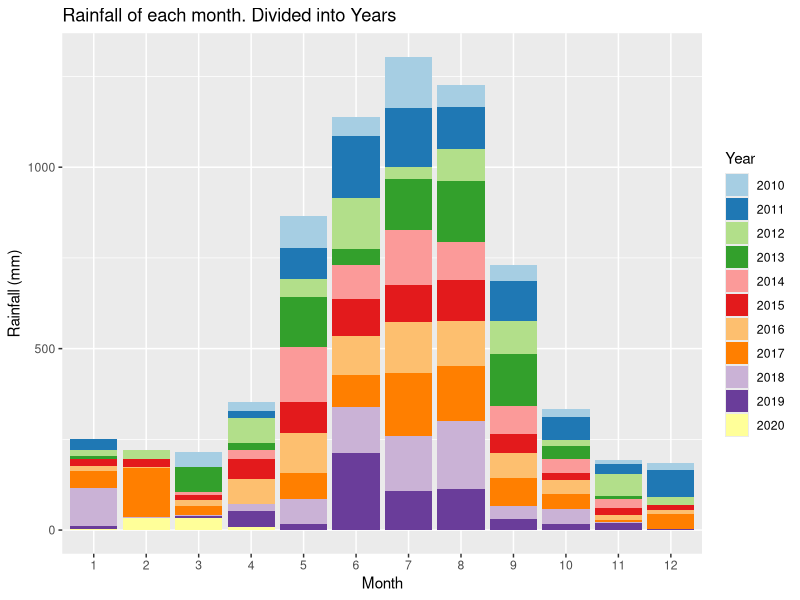
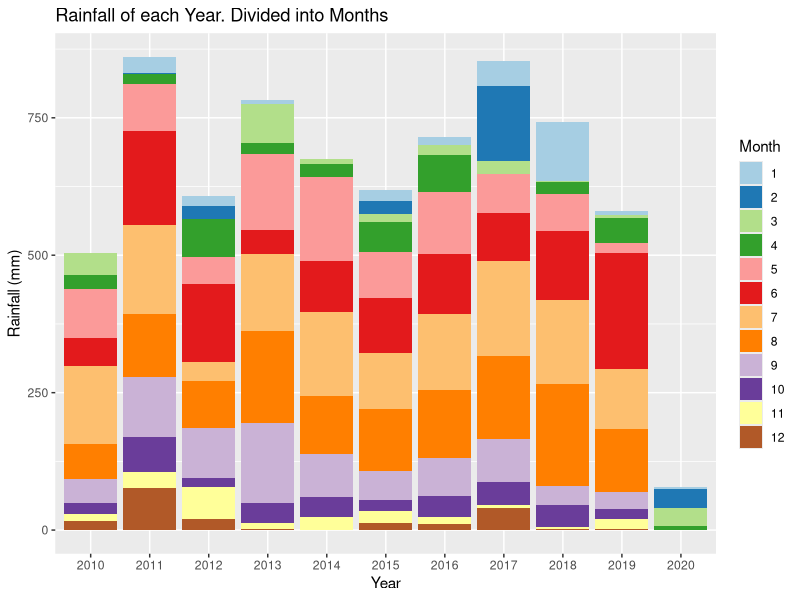
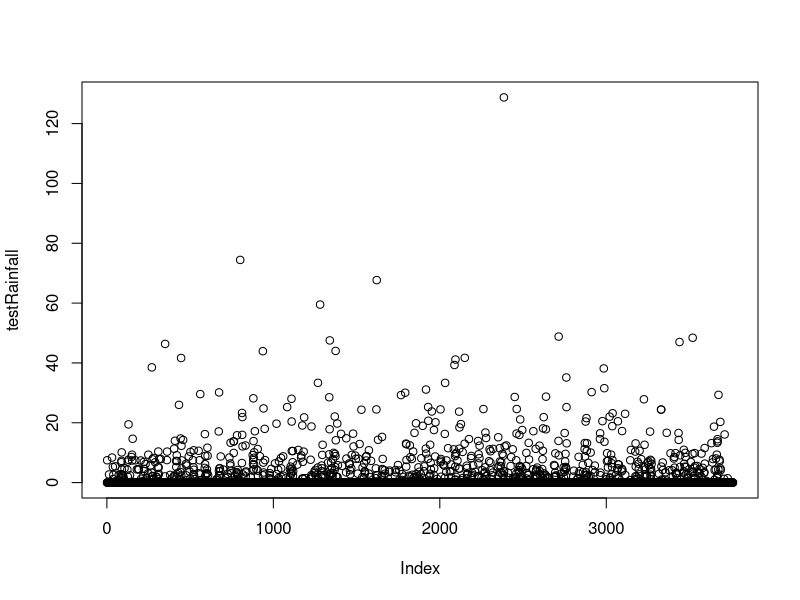
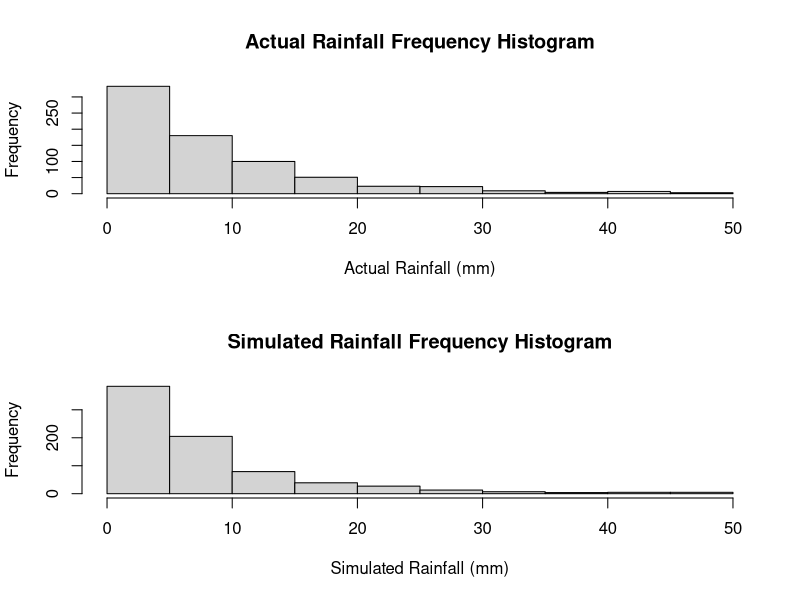
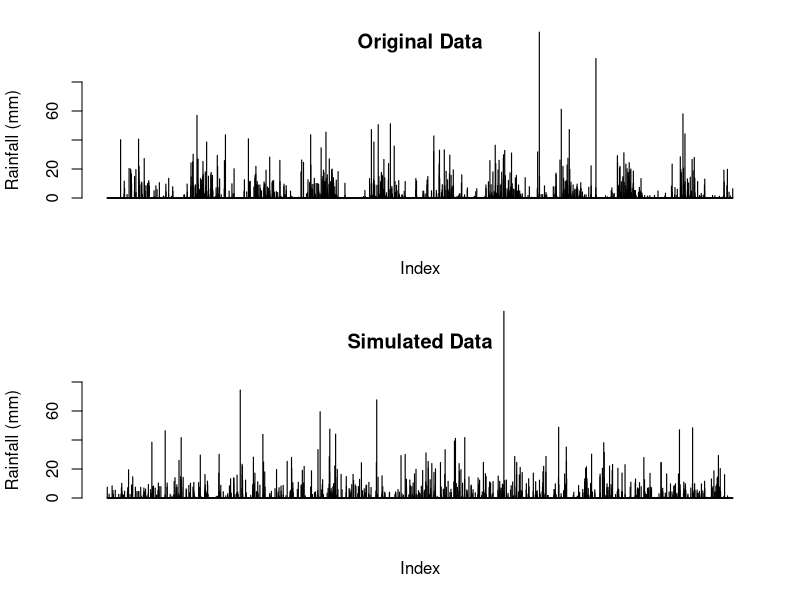
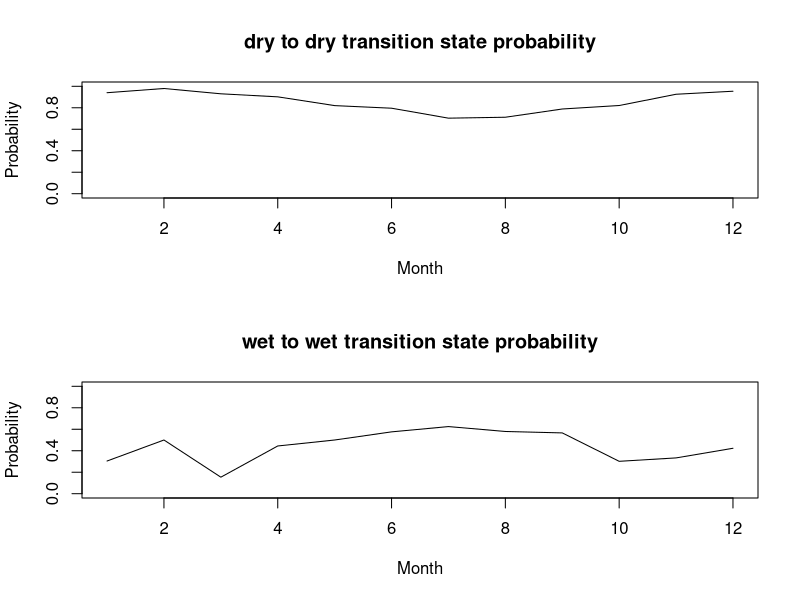
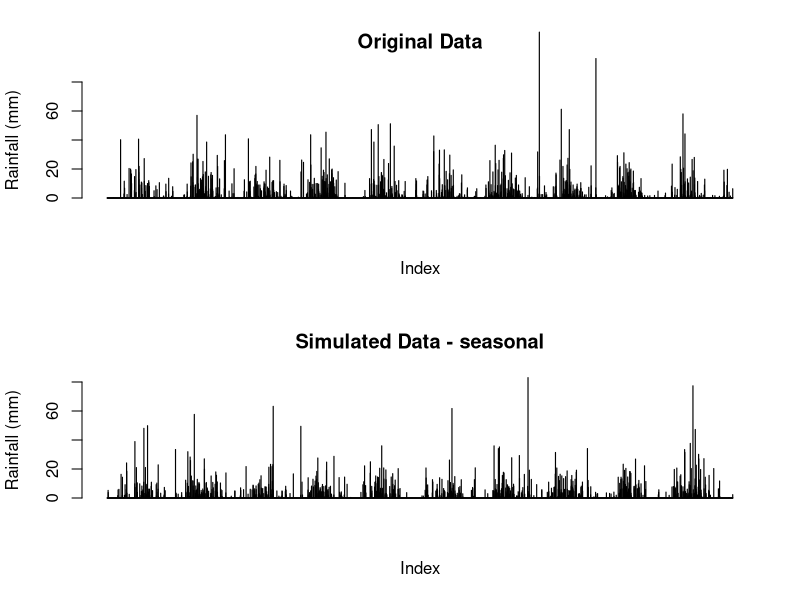
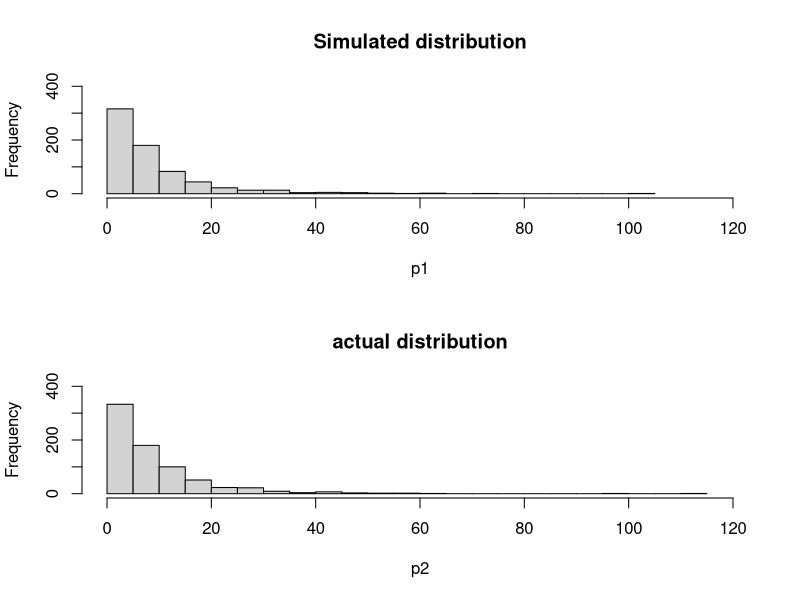

R code for these plots, in order:
## ---- chunk 1
knitr::opts_chunk$set(echo = TRUE)
## ---- chunk 2
data <-  read.csv("IDCJAC0009_009225_1800_Data.csv")
weather_data <- data
weather_data <- weather_data[which(is.na(weather_data$Rainfall.amount..millimetres.) == FALSE),]
## ---- chunk 3
#Useful stats:
range(weather_data$Year)
unique(weather_data$Bureau.of.Meteorology.station.number)
unique(weather_data$Product.code)
## ---- chunk 4
table(weather_data$Year, weather_data$Quality)
## ---- chunk 5
weather_data$date <- do.call(paste, c(weather_data[c("Day", "Month", "Year")], sep = "-"))
## ---- chunk 6
state <- function(x){
  stateList <- c()
  for(ii in 1:length(x)){
    if(x[ii] < 1){
      stateList <- c(stateList, "dry")
    }
    if(x[ii] >= 1){
      stateList <- c(stateList, "wet")
    }
  }
  return(stateList)
}
weather_data$state <- state(weather_data$Rainfall.amount..millimetres.)
## ---- chunk 7
transitionState <- function(x){
  transitionStateList <- c('') #can't find transition state of first observation
  for(i in 2:length(x)){
    if(x[i] == "dry"){
      if (x[i-1] == "dry"){
        transitionStateList <- c(transitionStateList, "DryToDry")
      }
      else {
        transitionStateList <- c(transitionStateList, "WetToDry")
      }
    }
    if(x[i] == "wet"){
      if (x[i-1] == "dry"){
        transitionStateList <- c(transitionStateList, "DryToWet")
      }
      else {
        transitionStateList <- c(transitionStateList, "WetToWet")
      }
    }
  }
  return(transitionStateList)
}
weather_data$transitionState <- transitionState(weather_data$state)
## ---- chunk 8
train_data <- subset(weather_data, Year >= 2010)
library(ggplot2)
library(RColorBrewer)

# Plotting the rainfall data (grouped by years and months)
ggplot(train_data, aes(x = factor(Month), y = Rainfall.amount..millimetres., fill = factor(Year))) + 
  geom_bar(stat = "identity") + 
  scale_fill_brewer(palette = "Paired") + 
  xlab("Month")+
  ylab("Rainfall (mm)")+
  labs(fill = "Year")+
  ggtitle("Rainfall of each month. Divided into Years")

ggplot(train_data, aes(x = factor(Year), y = Rainfall.amount..millimetres., fill = factor(Month))) + 
  geom_bar(stat = "identity") + 
  scale_fill_brewer(palette = "Paired") + 
  xlab("Year")+
  ylab("Rainfall (mm)")+
  labs(fill = "Month")+
  ggtitle("Rainfall of each Year. Divided into Months")
## ---- chunk 9
table(train_data$Month, train_data$Year)
## ---- chunk 10
#Calculating transition state probabilities, in general (no respect to month or season)
weatherTable <- table(train_data$transitionState)

probWetToWet = weatherTable['WetToWet'] / (weatherTable['WetToWet'] + weatherTable['WetToDry'])
probWetToWet

probDryToDry = weatherTable['DryToDry'] / (weatherTable['DryToDry'] + weatherTable['DryToWet'])
probDryToDry
## ---- chunk 11
#Basic generator (No seasonal variation)

currentState = "dry" #can make this into a random choice later
                                              #choosing next state depending on probs calculated above
generateRainfallBasic <- function(genLength){
  rainAmountList <- c()
  for (i3 in 1:genLength){
    if (currentState == "dry"){
      if (runif(1) < probDryToDry){
        currentState = "dry"
      }
      else{
        currentState = "wet"
      }
    }
    else if (currentState == "wet"){
      if (runif(1) < probWetToWet){
        currentState = "wet"
      }
      else{
        currentState = "dry"
      }
    }
                                      #generating amount of rainfall if state is wet, else 0
    if (currentState == "wet"){
      rainAmount <- 5*exp(rnorm(1))
      rainAmountList <- c(rainAmountList, rainAmount)
    }
    else{
      rainAmountList <- c(rainAmountList, 0)
    }
  }
  return(rainAmountList)
}
## ---- chunk 12
#Basic generator tests
testRainfall = generateRainfallBasic(3761)
plot(testRainfall)

par(mfrow=c(2,1))
hist(train_data$Rainfall.amount..millimetres.[train_data$Rainfall.amount..millimetres.>1 & train_data$Rainfall.amount..millimetres.<50], xlab = "Actual Rainfall (mm)", main = "Actual Rainfall Frequency Histogram")
hist(testRainfall[testRainfall > 1 & testRainfall <50], xlab = "Simulated Rainfall (mm)", main = "Simulated Rainfall Frequency Histogram")

par(mfrow=c(2,1))
barplot(train_data$Rainfall.amount..millimetres., ylim = c(0,80), main = "Original Data", ylab = "Rainfall (mm)", xlab = "Index")
barplot(testRainfall, ylim = c(0,80), main = "Simulated Data", ylab = "Rainfall (mm)", xlab = "Index")
## ---- chunk 13
#Calculates the transition probabilities for each month
transitonStatesMonthsFrame <- data.frame(list(rep(0, 12), list(rep(0, 12), list(rep(0, 12), list(rep(0, 12)))))) #Initialises 12x4 frame filled with zeroes
names(transitonStatesMonthsFrame) <- c('DryToDry', 'DryToWet', 'WetToDry', 'WetToWet')

#Makes the dataframe with the count of each transition state with each month
for (i4 in 1:dim(train_data)[1]){
  tempTransitionState <- train_data[i4, 'transitionState']
  tempMonth <- train_data[i4, 'Month']
  transitonStatesMonthsFrame[tempMonth, tempTransitionState] <- transitonStatesMonthsFrame[tempMonth, tempTransitionState]+1
}
## ---- chunk 14
#Calculates the probabilities for each month in the data frame
probTransitonStatesMonthsFrame <- transitonStatesMonthsFrame
for (i in 1:dim(transitonStatesMonthsFrame)[1]){
  
  probTransitonStatesMonthsFrame[i, 'DryToDry'] <- transitonStatesMonthsFrame[i, 'DryToDry'] / (transitonStatesMonthsFrame[i, 'DryToDry'] + transitonStatesMonthsFrame[i, 'DryToWet'])
  
  probTransitonStatesMonthsFrame[i, 'DryToWet'] <- transitonStatesMonthsFrame[i, 'DryToWet'] / (transitonStatesMonthsFrame[i, 'DryToDry'] + transitonStatesMonthsFrame[i, 'DryToWet'])
    
  probTransitonStatesMonthsFrame[i, 'WetToDry'] <- transitonStatesMonthsFrame[i, 'WetToDry'] / (transitonStatesMonthsFrame[i, 'WetToDry'] + transitonStatesMonthsFrame[i, 'WetToWet'])
    
  probTransitonStatesMonthsFrame[i, 'WetToWet'] <- transitonStatesMonthsFrame[i, 'WetToWet'] / (transitonStatesMonthsFrame[i, 'WetToDry'] + transitonStatesMonthsFrame[i, 'WetToWet'])
}
## ---- chunk 15
#testing average rainfall when its rains in each month, and for wettowet vs drytowet transitions.
test_w2w <- train_data$Rainfall.amount..millimetres.[train_data$transitionState == "WetToWet"]
test_d2w <- train_data$Rainfall.amount..millimetres.[train_data$transitionState == "DryToWet"]
mean(test_w2w)
mean(test_d2w)
wilcox.test(test_d2w, test_w2w)
#since resulting wilcox test p-value is 0.85, we conclude that theres no difference in rainfall depending on the transition state, and do not need to include it in our model.


test_rainfallPerMonth <- c()
for (i in 1:12){
  temp<- train_data$Rainfall.amount..millimetres.[train_data$state == "wet" & train_data$Month == i]
  test_rainfallPerMonth <- c(test_rainfallPerMonth, list(temp))
  rm(temp)
}

test_rainfallPerMonth <- train_data[train_data$state == "wet",c(4,6)]
kruskal.test(Rainfall.amount..millimetres. ~ Month, data = test_rainfallPerMonth)
#p-val = 0.00016, therefore difference between average rainfall for each 

## ---- chunk 16
#How the transition state probabilities vary for each month
plot(probTransitonStatesMonthsFrame$DryToDry, ylim = c(0,1), xlab = "Month", main = "dry to dry transition state probability", type = 'l', ylab = "Probability")
plot(probTransitonStatesMonthsFrame$WetToWet, ylim = c(0,1), xlab = "Month", main = "wet to wet transition state probability", type = 'l', ylab = "Probability")
## ---- chunk 17
#weather generator accounting  for seasonal variation of transition states or something i hope
#yes this is just a spicy version of basic generator it's mostly the same in fact if i forget to even do this it is the same

generateRainfallSeasonal <- function(input){
  currentState = "dry" #can make this into a random choice later
  rainAmountList <- c()
  for (i5 in 1:dim(input)[1]){
    if (currentState == "dry"){
      if (runif(1) < probTransitonStatesMonthsFrame[input[i5, 'Month'], 'DryToDry']){ #now inputs depending on the month of input
        currentState = "dry"
      }
      else{
        currentState = "wet"
      }
    }
    else if (currentState == "wet"){
      if (runif(1) < probTransitonStatesMonthsFrame[input[i5, 'Month'], 'WetToWet']){
        currentState = "wet"
      }
      else{
        currentState = "dry"
      }
    }
                                      #generating amount of rainfall if state is wet, else 0
    if (currentState == "wet"){
      rainAmount <- 5*exp(rnorm(1)) #now log-normal dist, 5 used because is close to mean of weather_data's / the mean of what exp(rnorm(1)) is by default
      rainAmountList <- c(rainAmountList, rainAmount)
    }
    else{
      rainAmountList <- c(rainAmountList, 0)
    }
  }
  return(rainAmountList)
}
## ---- chunk 18
#testing code for seasonal generator
inputSeasonalRainfall <- dplyr::select(train_data, 'Year', 'Month', 'Day') #using existing train data's dates to input to function, instead of putting in just how many to generate

testSeasonalRainfall = generateRainfallSeasonal(inputSeasonalRainfall)
## ---- chunk 19
par(mfrow=c(2,1))
barplot(train_data$Rainfall.amount..millimetres., ylim = c(0,80), main = "Original Data", ylab = "Rainfall (mm)", xlab = "Index")
barplot(testSeasonalRainfall, ylim = c(0,80), main = "Simulated Data - seasonal", ylab = "Rainfall (mm)", xlab = "Index")
## ---- chunk 20
#comparing log-normal against actual data, veeerryyyy close fit, will use log-normal for rainfall sim
p1 <- 5*exp(rnorm(732))
p1 <- p1[p1>1]
hist(p1, breaks = 30, xlim = c(0,120), ylim = c(0,400), main = "Simulated distribution")

p2 <- train_data$Rainfall.amount..millimetres.[train_data$Rainfall.amount..millimetres.>1]
hist(p2, breaks = 30, xlim = c(0,120), ylim = c(0,400), main = "actual distribution")

## ---- chunk 21
set.seed(100345)

sampID <- sample.int(nrow(train_data), size = 0.5*nrow(train_data), replace = FALSE)
train_data <- train_data[sampID,] # 50% of data for training
test_data <- train_data[-sampID,] # 50% for testing
## ---- chunk 22
#code to calculate transition probabilities for each month (copied from earlier)

transitonStatesMonthsFrame <- data.frame(list(rep(0, 12), list(rep(0, 12), list(rep(0, 12), list(rep(0, 12)))))) #initialising frame by creating 12x4 frame filled with zeroes
names(transitonStatesMonthsFrame) <- c('DryToDry', 'DryToWet', 'WetToDry', 'WetToWet') #name da columns

for (i4 in 1:dim(train_data)[1]){ #making dataframe with count of each transition state for each month
  tempTransitionState <- train_data[i4, 'transitionState']
  tempMonth <- train_data[i4, 'Month']
  transitonStatesMonthsFrame[tempMonth, tempTransitionState] <- transitonStatesMonthsFrame[tempMonth, tempTransitionState]+1
}
## ---- chunk 23
#also copied from earlier
probTransitonStatesMonthsFrame<- transitonStatesMonthsFrame
for (i in 1:dim(transitonStatesMonthsFrame)[1]){ #calculating transition probs for each month in df
  
  probTransitonStatesMonthsFrame[i, 'DryToDry'] <- transitonStatesMonthsFrame[i, 'DryToDry'] / (transitonStatesMonthsFrame[i, 'DryToDry'] + transitonStatesMonthsFrame[i, 'DryToWet'])
  
  probTransitonStatesMonthsFrame[i, 'DryToWet'] <- transitonStatesMonthsFrame[i, 'DryToWet'] / (transitonStatesMonthsFrame[i, 'DryToDry'] + transitonStatesMonthsFrame[i, 'DryToWet'])
    
  probTransitonStatesMonthsFrame[i, 'WetToDry'] <- transitonStatesMonthsFrame[i, 'WetToDry'] / (transitonStatesMonthsFrame[i, 'WetToDry'] + transitonStatesMonthsFrame[i, 'WetToWet'])
    
  probTransitonStatesMonthsFrame[i, 'WetToWet'] <- transitonStatesMonthsFrame[i, 'WetToWet'] / (transitonStatesMonthsFrame[i, 'WetToDry'] + transitonStatesMonthsFrame[i, 'WetToWet'])
}
## ---- chunk 24
#generate test data
testSeasonalRainfall50 = generateRainfallSeasonal(train_data)
## ---- chunk 25
par(mfrow = c(2, 1))

barplot(testSeasonalRainfall50, ylab = "Rainfall (mm)", xlab = "index", main = "Simulated data")
barplot(test_data$Rainfall.amount..millimetres., ylab = "Rainfall (mm)", xlab  = "index", main = "Actual data")
## ---- chunk 26
train_data <- subset(weather_data, Year >= 2010)
train10_data <- subset(weather_data, Year >= 2009 & Year < 2019)
data_2019 <- subset(weather_data, Year == 2019)
## ---- chunk 27
#code to calculate transition probabilities for each month (copied from earlier)

transitonStatesMonthsFrame <- data.frame(list(rep(0, 12), list(rep(0, 12), list(rep(0, 12), list(rep(0, 12)))))) #initialising frame by creating 12x4 frame filled with zeroes
names(transitonStatesMonthsFrame) <- c('DryToDry', 'DryToWet', 'WetToDry', 'WetToWet') #name da columns

for (i4 in 1:dim(train10_data)[1]){ #making dataframe with count of each transition state for each month
  tempTransitionState <- train10_data[i4, 'transitionState']
  tempMonth <- train10_data[i4, 'Month']
  transitonStatesMonthsFrame[tempMonth, tempTransitionState] <- transitonStatesMonthsFrame[tempMonth, tempTransitionState]+1
}
## ---- chunk 28
#also copied from earlier
probTransitonStatesMonthsFrame<- transitonStatesMonthsFrame
for (i in 1:dim(transitonStatesMonthsFrame)[1]){ #calculating transition probs for each month in df
  
  probTransitonStatesMonthsFrame[i, 'DryToDry'] <- transitonStatesMonthsFrame[i, 'DryToDry'] / (transitonStatesMonthsFrame[i, 'DryToDry'] + transitonStatesMonthsFrame[i, 'DryToWet'])
  
  probTransitonStatesMonthsFrame[i, 'DryToWet'] <- transitonStatesMonthsFrame[i, 'DryToWet'] / (transitonStatesMonthsFrame[i, 'DryToDry'] + transitonStatesMonthsFrame[i, 'DryToWet'])
    
  probTransitonStatesMonthsFrame[i, 'WetToDry'] <- transitonStatesMonthsFrame[i, 'WetToDry'] / (transitonStatesMonthsFrame[i, 'WetToDry'] + transitonStatesMonthsFrame[i, 'WetToWet'])
    
  probTransitonStatesMonthsFrame[i, 'WetToWet'] <- transitonStatesMonthsFrame[i, 'WetToWet'] / (transitonStatesMonthsFrame[i, 'WetToDry'] + transitonStatesMonthsFrame[i, 'WetToWet'])
}
## ---- chunk 29
# using month probabilites generate one years worth of data 
monthList <- subset(weather_data, Year == 2011) # a year that isn't a leap year to get the month list, as generation algorithm only requires months
monthList <- monthList['Month']
testSeasonalRainfall10 <- generateRainfallSeasonal(monthList)
## ---- chunk 30
#compare generated year against 2019
par(mfrow = c(2,1))
barplot(testSeasonalRainfall10, xlab = "Index", ylab = "Rainfall (mm)", main = "Simulated Rainfall")
barplot(data_2019$Rainfall.amount..millimetres., xlab = "Index", ylab = "Rainfall (mm)", main = "2019 Rainfall")


# check other years for comparison
par(mfrow = c(3,2))
barplot(testSeasonalRainfall10, xlab = "Index", ylab = "Rainfall (mm)", main = "Simulated Rainfall")
year <- subset(weather_data, Year == 2015)
barplot(year$Rainfall.amount..millimetres., xlab = "Index", ylab = "Rainfall (mm)", main = "2015 Rainfall")
year <- subset(weather_data, Year == 2008)
barplot(year$Rainfall.amount..millimetres., xlab = "Index", ylab = "Rainfall (mm)", main = "2008 Rainfall")
year <- subset(weather_data, Year == 2017)
barplot(year$Rainfall.amount..millimetres., xlab = "Index", ylab = "Rainfall (mm)", main = "2017 Rainfall")
year <- subset(weather_data, Year == 2007)
barplot(year$Rainfall.amount..millimetres., xlab = "Index", ylab = "Rainfall (mm)", main = "2007 Rainfall")
year <- subset(weather_data, Year == 2013)
barplot(year$Rainfall.amount..millimetres., xlab = "Index", ylab = "Rainfall (mm)", main = "2013 Rainfall")
rm(year)
## ---- chunk 31
temp <- subset(weather_data, weather_data$state == "wet")
mean(temp$Rainfall.amount..millimetres.)
rm(temp)
## ---- chunk 32
# Creates a graph of difference in rainfall for years, weeks, months, years to see if there are any potential patterns.

# Creates a list of the weekly rainfall
RainfallWeekly <- data.frame("Rainfall (mm)", "Week")
colnames(RainfallWeekly) <- c("Rainfall (mm)", "Week")
RainfallWeekly$`Rainfall (mm)` <- as.numeric(RainfallWeekly$`Rainfall (mm)`)
RainfallWeekly$Week <- as.numeric(RainfallWeekly$Week)
week = 1
weekRain = 0
for(ii in c(1: nrow(weather_data))){
  weekRain = weekRain + weather_data[ii, 6] # rainfall amount for that row
  
  if(ii%%7 == 0){ # every 7th row
    RainfallWeekly[(ii/7), 1] <- weekRain # 1 row of RainfallWeekly created every 7 rows (1 weeks) - inserting rainfall total for that week
    RainfallWeekly[(ii/7), 2] <- week
    week = week + 1
    weekRain = 0 # clear total rainfall to prepare for next week
  }
}
## ---- chunk 33
RainfallWeeklyDiff <- data.frame(c(1:(nrow(RainfallWeekly)-1)), c(1:(nrow(RainfallWeekly)-1))) # data frame with two columns, one less row than RainfallWeekly
colnames(RainfallWeeklyDiff) <- c("Rainfall diff (mm)", "Week")
RainfallWeeklyDiff$`Rainfall diff (mm)` <- diff(RainfallWeekly$`Rainfall (mm)`) # change in weeks
## ---- chunk 34
# plot first 700 weeks first against the difference in rainfall, and then the rainfall per week
par(mfrow = c(4,1))
plot(RainfallWeeklyDiff[c(1:350), 2], RainfallWeeklyDiff[c(1:350), 1], xlab = "week", ylab = "change in rainfall (mm)", cex = 2, type = "b")
plot(RainfallWeekly[c(1:350), 2], RainfallWeekly[c(1:350), 1], xlab = "week", ylab = "rainfall (mm)", type = "l")
plot(RainfallWeeklyDiff[c(351:700), 2], RainfallWeeklyDiff[c(351:700), 1], xlab = "week", ylab = "change in rainfall (mm)", cex = 2, type = "b")
plot(RainfallWeekly[c(351:700), 2], RainfallWeekly[c(351:700), 1], xlab = "week", ylab = "rainfall (mm)", type = "l")

## ---- chunk 35
# plot second 700 weeks first against the difference in rainfall, and then the rainfall per week
par(mfrow = c(4,1))
plot(RainfallWeeklyDiff[c(701:1050), 2], RainfallWeeklyDiff[c(701:1050), 1], xlab = "week", ylab = "change in rainfall (mm)", cex = 2, type = "b")
plot(RainfallWeekly[c(701:1050), 2], RainfallWeekly[c(701:1050), 1], xlab = "week", ylab = "rainfall (mm)", type = "l")
plot(RainfallWeeklyDiff[c(1051:1414), 2], RainfallWeeklyDiff[c(1051:1414), 1], xlab = "week", ylab = "change in rainfall (mm)", cex = 2, type = "b")
plot(RainfallWeekly[c(1051:1414), 2], RainfallWeekly[c(1051:1414), 1], xlab = "week", ylab = "rainfall (mm)", type = "l")
## ---- chunk 36
rainSort_2019 <- data_2019$Rainfall.amount..millimetres.
# qqplot before removing 'dry' days
qqnorm(rainSort_2019, pch = 1, frame = F, main = "Normal Q-Q Plot of Rainfall 2019 (including dry days)")
qqline(rainSort_2019, col = "red", lwd = 2)
rainSort_2019 <- rainSort_2019[which(rainSort_2019 != 0)]
# qqplot after removing 'dry' days
qqnorm(rainSort_2019, pch = 1, frame = F, main = "Normal Q-Q Plot of Rainfall 2019 (excluding dry days)")
qqline(rainSort_2019, col = "red", lwd = 2)
hist(rainSort_2019, breaks = 50)
# data is not normally distributed
rm(rainSort_2019)
## ---- chunk 37
rain2019 <- subset(weather_data, Year == 2019)
length(rain2019$Rainfall.amount..millimetres.)
length(testSeasonalRainfall10)
## ---- chunk 38
table(rain2019$Month)
# missing a day from October and December
table(rain2019$Day)
# one month is missing a day 5, and another is missing a day 19 (both 11 when should be 12)
temp <- subset(rain2019, Day == 5)
temp$Month # 5th of October missing

temp <- subset(rain2019, Day == 19)
temp$Month # 19th of December missing
rm(temp)
## ---- chunk 39
# to perform Wilcoxon Signed Rank test, remove those dates from testSeasonalRainfall10
# 2019 is a non leap year

which(rain2019$date == "4-10-2019") # find what row the day before 5-10-2019 is
# thereforer 5-10-2019 would be row 278 (277+1)
which(rain2019$date == "18-12-2019") # find what row the day before 5-10-2019 is
# thereforer 5-10-2019 would be row 353 (351+2). Add two as both 5th october and 19th december are missing

simRainfall2019 <- testSeasonalRainfall10[-c(278, 353)] # remove day 278 and day 353 data drom testSeasonalRainfall10
## ---- chunk 40
# test of testSeasonalRainfall10 against 2019 rainfall (testSeasonalRainfall10 was simulation of 2019 rainfall)
wilcox.test(simRainfall2019, rain2019$Rainfall.amount..millimetres., paired = T, alternative = "t")


# as the p-value = 0.9695, it can be concluded that there is no significant diference between the simulated 2019 data and the actual 2019 data. This means that the data is not consistently too high or too low. 
# While the simulation may not be an accurate prediction of 2019 (as seen in the barplots), the simulation was also not logically flawed, as there is not a significant difference between the median of the simulation and the median of the actual
## ---- chunk 41
median(simRainfall2019)
median(rain2019$Rainfall.amount..millimetres.)

# given the number of dry days, it makes sense that the median's would be very similar in the Wilcoxon Signed Rank test
rm(simRainfall2019)
